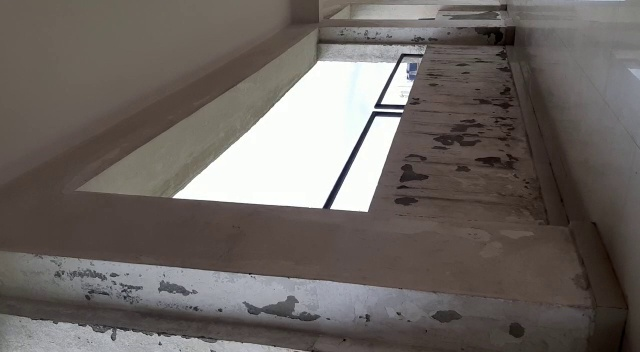
#> input picture invisble_cloak/image1.jpg, 640 x 352 px; the run also reads 1 picture not shown here
$ python invisible_cloak.py
#> lines starting #> are read from the running program, lines starting #| are printed output that depends on the picture
import cv2
import numpy as np

cap = cv2.VideoCapture('./WhatsApp Video 2020-03-06 at 3.27.47 PM (1).mp4')
back = cv2.imread('./image1.jpg')
#> back is the input picture: shape (352, 640, 3); mean B, G, R 97.5, 101.5, 108.1

back = cv2.rotate(back, cv2.ROTATE_90_CLOCKWISE)
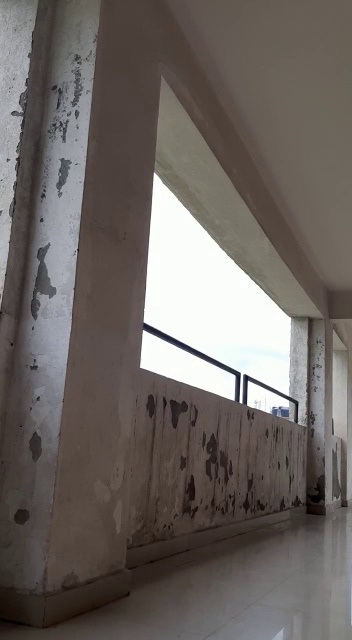
#> back: shape (640, 352, 3); mean B, G, R 97.5, 101.5, 108.1

while cap.isOpened():
    ret, frame = cap.read()
    if ret:
        frame = cv2.rotate(frame, cv2.ROTATE_90_CLOCKWISE)
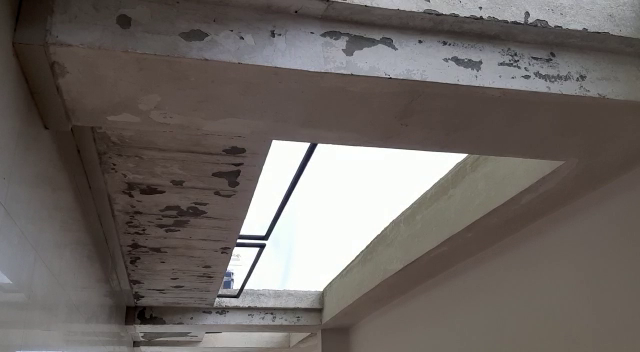
#> frame: shape (352, 640, 3); mean B, G, R 98.1, 101.9, 108.5

        hsv = cv2.cvtColor(frame, cv2.COLOR_BGR2HSV)
#> hsv: shape (352, 640, 3); mean H, S, V 31.2, 38.2, 109.6
        l_red = np.array([0, 120, 150])
        u_red = np.array([10, 255, 255])
        mask1 = cv2.inRange(hsv, l_red, u_red)
#> mask1: shape (352, 640); every value is 0

        l_red = np.array([170, 120, 70])
        u_red = np.array([180, 255, 255])
        mask2 = cv2.inRange(hsv, l_red, u_red)

        mask = mask1 + mask2
        # cv2.imshow("mask", mask)

        mask1 = cv2.morphologyEx(mask, cv2.MORPH_OPEN, np.ones((3, 3), np.uint8))
        mask1 = cv2.morphologyEx(mask1, cv2.MORPH_DILATE, np.ones((3, 3), np.uint8))
        mask1 = cv2.morphologyEx(mask1, cv2.MORPH_DILATE, np.ones((3, 3), np.uint8))
        # mask1 = cv2.morphologyEx(mask1, cv2.MORPH_DILATE, np.ones((4, 4), np.uint8))
#> (the run stopped early here; a loop or call above may not have finished)
